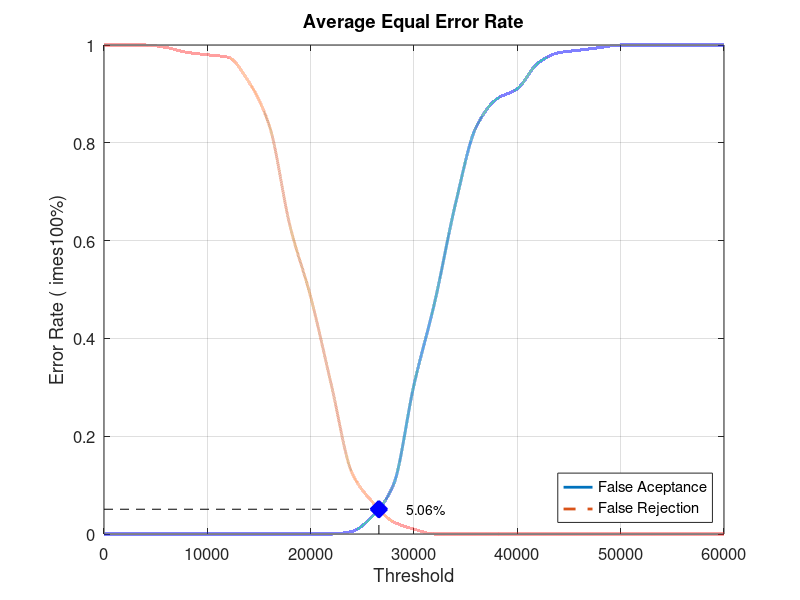
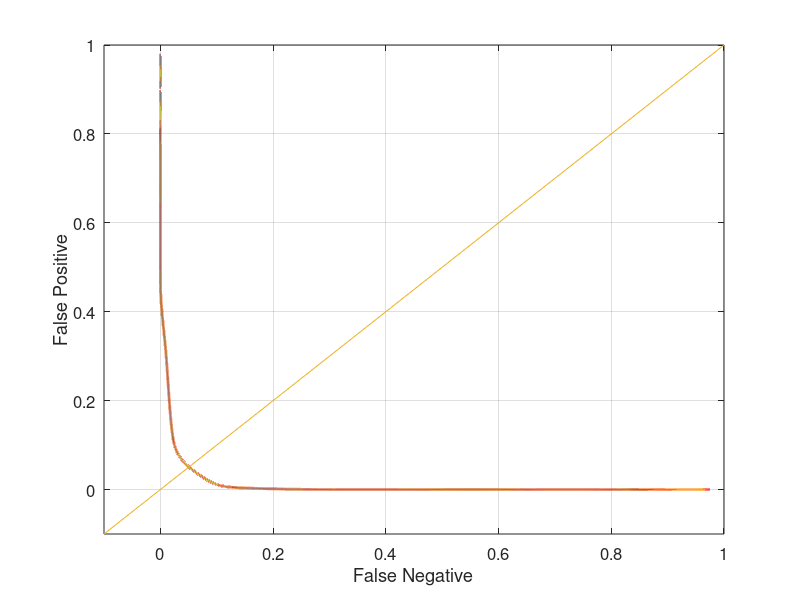

These figures' MATLAB source, in order:
close all;
clear;
clc;
x = 0:2000:60000;
xq = 0:0.5:60000;

y0 = [0 0 0 0 0 0 0 0 0 0 0 0 0.00526316 0.0368421 0.1 0.305263 0.473684 0.673684 0.831579 0.889474 0.910526 0.963158 0.984211 0.989474 0.994737 1 1 1 1 1 1]
yy0 = interp1(x, y0, xq, 'pchip');
y1 = [1 1 1 0.995 0.985 0.98 0.975 0.925 0.835 0.63 0.485 0.305 0.125 0.065 0.025 0.01 0 0 0 0 0 0 0 0 0 0 0 0 0 0 0]
yy1 = interp1(x, y1, xq, 'pchip');

% Calculating EER: 
y2 = abs(y0 - y1);
find(y2 == min(y2))
yy2 = abs(yy0 - yy1);
xEER = find(yy2 == min(yy2));
xEERIndex = xq(xEER) % X-axis EER
yEER = yy0(xEER) % Y-axis EER

main = figure
plot(xq, yy0,'-','LineWidth', 2);	hold on
plot(xq, yy1,'--','LineWidth', 2);	hold on
plot([xEERIndex xEERIndex], [0 yEER], 'k--');	hold on
plot([0 xEERIndex], [yEER yEER], 'k--');	hold on
plot(xEERIndex, yEER, 'bx', 'LineWidth', 10);	hold on
text(xEERIndex + 10 * xEERIndex / 100, yEER, [num2str(round((10000 * yEER)) / 100) '%'])
legend('False Aceptance', 'False Rejection', 'Location', 'SouthEast')
xlabel('Threshold')
ylabel('Error Rate (	imes100%)')
title('Average Equal Error Rate')
set(gca, 'FontSize', 12)
axis([0 60000 0 1])
grid on

print(main, 'Database3_3Main', '-dpng');
FNRxFPR = figure('Color', [1 1 1]);
plot(yy1, yy0, '-', yy1, yy0, 'LineWidth', 2);
hold on
y = -0.1:0.1:1
plot(y, y); 
set(gca, 'FontSize', 12)
xlabel('False Negative')
ylabel('False Positive')
axis([-0.1 1 -0.1 1])
set(gca, 'FontSize', 12)
grid on

print(FNRxFPR, 'Database3_3FNRxFPR','-dpng');
